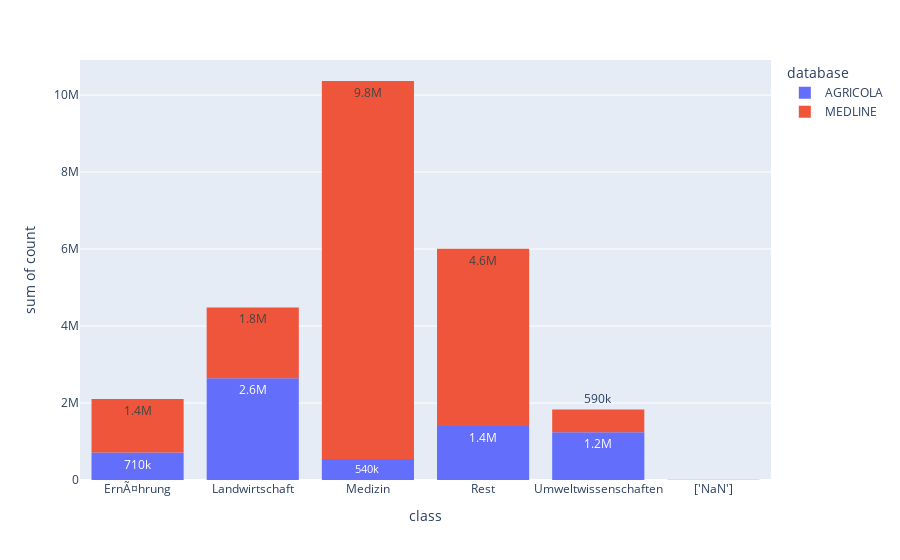

Write notebook code for a chart like this one.
### Code cell
titles= "Datenbank & Menge an Veröffentlichungen"
fig1= px.histogram(df_only_u, x="class",y="count",color="database", text_auto='.2s')

fig1.show()

### Figure 1 — Plotly figure (JSON) as saved in the notebook; plotly's stock layout.template omitted (floating-point values rounded to 4 significant figures)
{"data": [{"alignmentgroup": "True", "bingroup": "x", "histfunc": "sum", "hovertemplate": "database=AGRICOLA<br>class=%{x}<br>sum of count=%{y}<extra></extra>", "legendgroup": "AGRICOLA", "marker": {"color": "#636efa", "pattern": {"shape": ""}}, "name": "AGRICOLA", "offsetgroup": "AGRICOLA", "orientation": "v", "showlegend": true, "texttemplate": "%{value:.2s}", "type": "histogram", "x": ["ErnÃ¤hrung", "Landwirtschaft", "Medizin", "Rest", "Umweltwissenschaften", "['NaN']"], "xaxis": "x", "y": [713804, 2643331, 542388, 1405856, 1241343, 6262], "yaxis": "y"}, {"alignmentgroup": "True", "bingroup": "x", "histfunc": "sum", "hovertemplate": "database=MEDLINE<br>class=%{x}<br>sum of count=%{y}<extra></extra>", "legendgroup": "MEDLINE", "marker": {"color": "#EF553B", "pattern": {"shape": ""}}, "name": "MEDLINE", "offsetgroup": "MEDLINE", "orientation": "v", "showlegend": true, "texttemplate": "%{value:.2s}", "type": "histogram", "x": ["ErnÃ¤hrung", "Landwirtschaft", "Medizin", "Rest", "Umweltwissenschaften", "['NaN']"], "xaxis": "x", "y": [1387811, 1838937, 9821811, 4598467, 587804, 1], "yaxis": "y"}], "layout": {"barmode": "relative", "legend": {"title": {"text": "database"}, "tracegroupgap": 0}, "margin": {"t": 60}, "xaxis": {"anchor": "y", "domain": [0, 1], "title": {"text": "class"}}, "yaxis": {"anchor": "x", "domain": [0, 1], "title": {"text": "sum of count"}}}}
